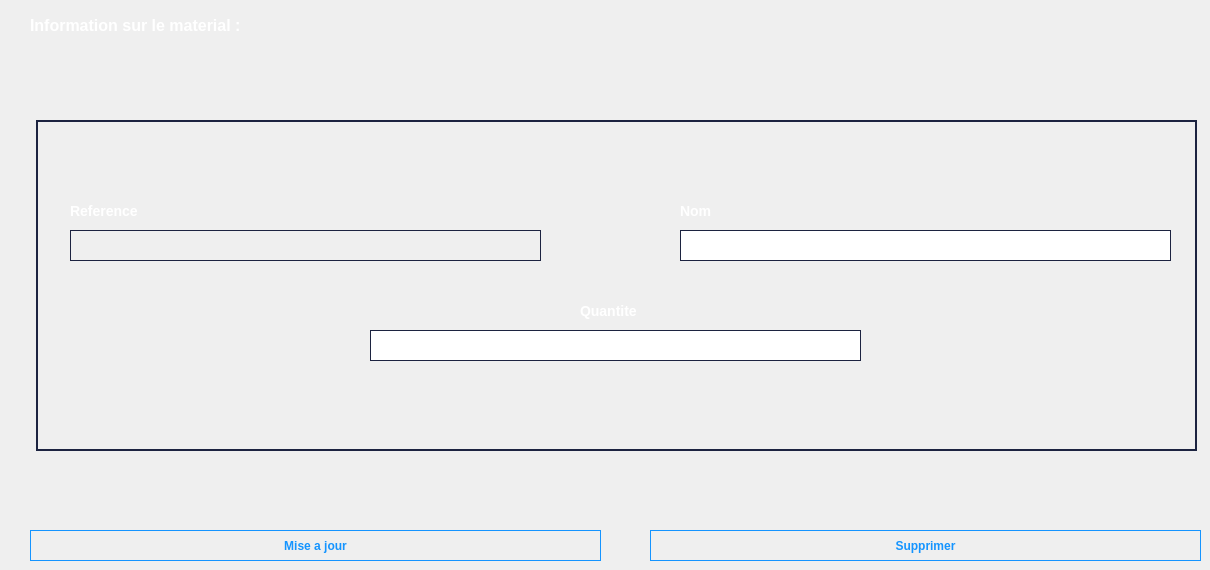
     <widget class="QWidget" name="materielEdit">
      <property name="styleSheet">
       <string notr="true">QLineEdit {
	border : 1px solid #1c2340;
	padding: 5px 5px 5px 5px;
	color: #ffffff;
}


QLabel {
	color: #ffffff;
	font-size: 14px;
	font-weight: 800;
}

</string>
      </property>
      <widget class="QLabel" name="IconNurse_4">
       <property name="geometry">
        <rect>
         <x>520</x>
         <y>50</y>
         <width>161</width>
         <height>151</height>
        </rect>
       </property>
       <property name="styleSheet">
        <string notr="true">QLabel {
	padding: 5px 1px 1px 1px;
	text-align: center;
    vertical-align: middle;
	background-color: transparent;
 	background-position: center top;
    background-repeat: no-repeat;
    background-origin: content;
    background-image: url(&quot;:/icons/menu/Home/Material/form/screen.png&quot;);
}

</string>
       </property>
       <property name="text">
        <string/>
       </property>
      </widget>
      <widget class="QLineEdit" name="lineEdit_nomMatE">
       <property name="geometry">
        <rect>
         <x>680</x>
         <y>230</y>
         <width>491</width>
         <height>31</height>
        </rect>
       </property>
      </widget>
      <widget class="QPushButton" name="BtnMatSup">
       <property name="geometry">
        <rect>
         <x>650</x>
         <y>530</y>
         <width>551</width>
         <height>31</height>
        </rect>
       </property>
       <property name="styleSheet">
        <string notr="true">QPushButton {
	font-weight: 600;
	text-align: center;
    vertical-align: middle;
   	background-color: transparent;
    border: 1px solid transparent;
	color: #1494ff;
    border-color: #1494ff;
}

QPushButton:hover {
    background-color: #1494ff;
	color: #ffffff;
	font-weight: 600;
}</string>
       </property>
       <property name="text">
        <string>Supprimer</string>
       </property>
      </widget>
      <widget class="QLineEdit" name="lineEdit_quantiteMatE">
       <property name="geometry">
        <rect>
         <x>370</x>
         <y>330</y>
         <width>491</width>
         <height>31</height>
        </rect>
       </property>
      </widget>
      <widget class="QLabel" name="Box_6">
       <property name="geometry">
        <rect>
         <x>36</x>
         <y>120</y>
         <width>1161</width>
         <height>331</height>
        </rect>
       </property>
       <property name="styleSheet">
        <string notr="true">QLabel {
	border : 2px solid #1c2340;
}</string>
       </property>
       <property name="text">
        <string/>
       </property>
      </widget>
      <widget class="QLabel" name="label_82">
       <property name="geometry">
        <rect>
         <x>580</x>
         <y>300</y>
         <width>181</width>
         <height>21</height>
        </rect>
       </property>
       <property name="text">
        <string>Quantite</string>
       </property>
      </widget>
      <widget class="QPushButton" name="BtnMatEdit">
       <property name="geometry">
        <rect>
         <x>30</x>
         <y>530</y>
         <width>571</width>
         <height>31</height>
        </rect>
       </property>
       <property name="styleSheet">
        <string notr="true">QPushButton {
	font-weight: 600;
	text-align: center;
    vertical-align: middle;
   	background-color: transparent;
    border: 1px solid transparent;
	color: #1494ff;
    border-color: #1494ff;
}

QPushButton:hover {
    background-color: #1494ff;
	color: #ffffff;
	font-weight: 600;
}</string>
       </property>
       <property name="text">
        <string>Mise a jour</string>
       </property>
      </widget>
      <widget class="QLabel" name="label_83">
       <property name="geometry">
        <rect>
         <x>70</x>
         <y>200</y>
         <width>131</width>
         <height>21</height>
        </rect>
       </property>
       <property name="text">
        <string>Reference</string>
       </property>
      </widget>
      <widget class="QPushButton" name="btnBackHomeMatAdd_2">
       <property name="geometry">
        <rect>
         <x>1120</x>
         <y>20</y>
         <width>81</width>
         <height>41</height>
        </rect>
       </property>
       <property name="styleSheet">
        <string notr="true">QPushButton {
	font-weight: 500;
	text-align: center;
    vertical-align: middle;
	background-color: transparent;
	padding: 0px 15px 15px 20px;
    color: #fff;
	font-size: 11px;
	border : 0;
	border-right: 3px solid transparent;
 	background-position: center top;
    background-repeat: no-repeat;
    background-origin: content;
    background-image: url(&quot;:/icons/menu/admin/personnel/form/back.png&quot;);
}

QPushButton:hover{
    background-image: url(&quot;:/icons/menu/admin/personnel/form/back-hover.png&quot;);
}</string>
       </property>
       <property name="text">
        <string/>
       </property>
      </widget>
      <widget class="QLabel" name="label_84">
       <property name="geometry">
        <rect>
         <x>30</x>
         <y>10</y>
         <width>491</width>
         <height>31</height>
        </rect>
       </property>
       <property name="styleSheet">
        <string notr="true">QLabel {
	color: #ffffff;
	font-size: 16px;
	font-weight: 700;
}</string>
       </property>
       <property name="text">
        <string>Information sur le material :</string>
       </property>
      </widget>
      <widget class="QLabel" name="label_85">
       <property name="geometry">
        <rect>
         <x>680</x>
         <y>200</y>
         <width>131</width>
         <height>21</height>
        </rect>
       </property>
       <property name="text">
        <string>Nom</string>
       </property>
      </widget>
      <widget class="QLabel" name="InfoRefMat">
       <property name="geometry">
        <rect>
         <x>70</x>
         <y>230</y>
         <width>471</width>
         <height>31</height>
        </rect>
       </property>
       <property name="styleSheet">
        <string notr="true">padding: 5px 5px 5px 5px;
border : 1px solid #1c2340;
font-size: 12px;
font-weight: 300;</string>
       </property>
       <property name="text">
        <string/>
       </property>
      </widget>
      <widget class="QLabel" name="label_86">
       <property name="geometry">
        <rect>
         <x>510</x>
         <y>110</y>
         <width>161</width>
         <height>21</height>
        </rect>
       </property>
       <property name="font">
        <font>
         <pointsize>-1</pointsize>
         <weight>99</weight>
         <bold>true</bold>
        </font>
       </property>
       <property name="styleSheet">
        <string notr="true">QLabel {
	color: #ffffff;
	font-size: 15px;
	font-weight: 800;
}</string>
       </property>
       <property name="text">
        <string/>
       </property>
      </widget>
      <zorder>Box_6</zorder>
      <zorder>lineEdit_nomMatE</zorder>
      <zorder>BtnMatSup</zorder>
      <zorder>lineEdit_quantiteMatE</zorder>
      <zorder>label_82</zorder>
      <zorder>BtnMatEdit</zorder>
      <zorder>label_83</zorder>
      <zorder>btnBackHomeMatAdd_2</zorder>
      <zorder>label_84</zorder>
      <zorder>label_85</zorder>
      <zorder>InfoRefMat</zorder>
      <zorder>label_86</zorder>
      <zorder>IconNurse_4</zorder>
     </widget>
